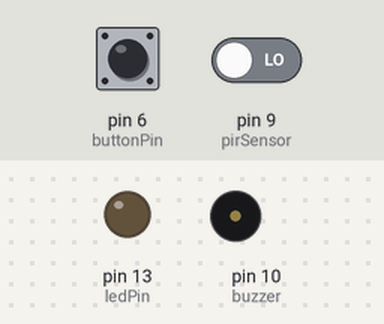
Bench run of a sketch on a simulated Arduino Uno, built with avr-gcc and run on an emulated ATmega328P. On the bench: output pins drawn as LEDs (lit = HIGH), buzzer (waves = sounding). The test bench sets the inputs (shaded band); at power-on: pin 9 (pirSensor) LOW, pin 6 (buttonPin) LOW.

Above: at 1.2 s.
1.3 s: pin 9 (pirSensor) driven HIGH
At 1.52 s:
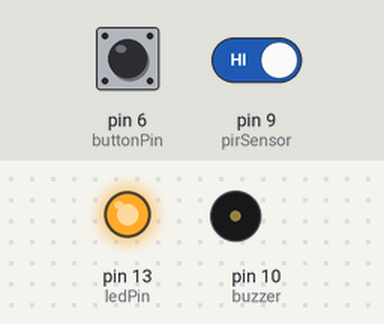
4.3 s: pin 6 (buttonPin) pulled HIGH for 0.15 s
At 4.45 s:
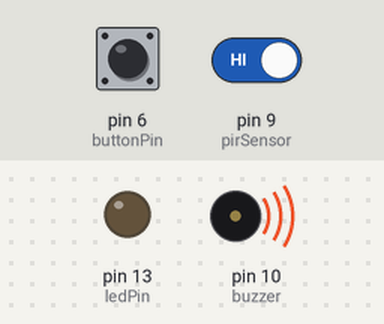
5.9 s: pin 6 (buttonPin) pulled HIGH for 3.2 s
At 6.1 s:
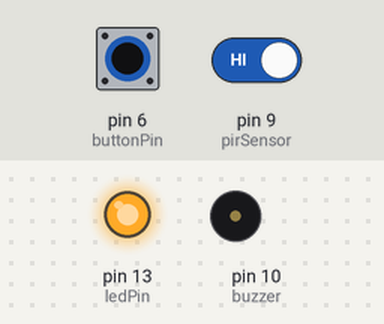
Timing chart, 0 to 10.4 s (numbered marks = the images above; inputs shaded):
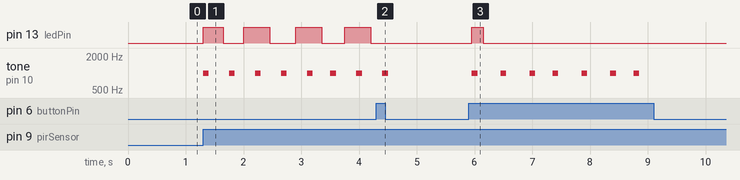

Measured:
- after the input at 1.3 s, pin 13 (ledPin): LOW → HIGH at once, → LOW 0.35 s later, → HIGH 0.35 s later, → LOW 0.45 s later, … (8 changes in this stretch); tone on pin 10 (buzzer): alternates 1000 Hz for 0.10 s and silent for 0.35 s, starting at once
- after the input at 4.3 s, pin 13 (ledPin): stays LOW (without the input it goes to HIGH after 0.35 s); tone on pin 10 (buzzer): goes on until 4.5 s, then stays silent
- after the input at 5.9 s, pin 13 (ledPin): LOW → HIGH after 0.05 s, → LOW 0.20 s later; tone on pin 10 (buzzer): silent → 1000 Hz after 0.05 s, then repeats every 1.4 s: 2 × (silent 0.40 s, 1000 Hz 0.10 s), silent 0.30 s, 1000 Hz 0.10 s, until it stays silent from 8.9 s

The sketch:

Ex4Tinkercad.ino
```cpp
// Definir os pinos para os diferentes componentes
int pirSensor = 9;
int buzzer = 10;
int ledPin = 13;
int buttonPin = 6;

// Estado do sistema, se estiver 1 significa que está ligado e o alarme está ativo
// se tiver 0 o sistema está desligado e o alarme está desativado
int status = 1;
// Estado do botão, se tiver HIGH é porque foi pressionado para interromper o alarme
int buttonStatus = LOW;
// Estado do alarme, se estiver 1 é porque o alarme foi disparado
int alarmStatus = 0;
// Estado do pir, o valor é HIGH quando deteta movimento
int verifica;

int LED1_state = LOW; // Definir o estado do led no inicio do programa para LOW
int BUZZER_state = LOW; // Definir o estado do buzzer  no inicio do programa para LOW
unsigned long ledTime = millis(); // Guardar o tempo da ultima vez que o led piscou
unsigned long buzzerTime = millis(); // Guardar o tempo da ultima vez que o buzzer emitiu um sinal sonoro
unsigned long alarmTime = 0;

long intervalLed = 300; //Piscar o led a cada 300ms
long intervalBuzzer = 400; // Sinal sonoro a cada 400ms

void setup() {
  Serial.begin(9600);
  pinMode(pirSensor, INPUT);
  pinMode(ledPin, OUTPUT);
  pinMode(buttonPin, INPUT);

}

void loop() {

  unsigned long currentTime = millis();
  alarmTime = millis();

  buttonStatus = digitalRead(buttonPin);
  verifica = digitalRead(pirSensor);

  // Se o alarme estiver ativo e for detetado movimento
  // o alarme dispara
  if (status == 1) {
    if (verifica == HIGH || alarmStatus == 1) {
      alarmStatus = 1;

      // utilizado no multitasking, verifica se esta na fatia de tempo do led para piscar
      if (currentTime - ledTime > intervalLed) {
        LED1_state = !LED1_state;
        digitalWrite(ledPin, LED1_state);

        ledTime = currentTime;
      }
      // utilizado no multitasking, verifica se esta na fatia de tempo do buzzer para ativar
      if (currentTime - buzzerTime > intervalBuzzer) {
        tone(buzzer, 1000, 100);
        delay(200);
        tone(buzzer, 800, 200);
        noTone(buzzer);

        buzzerTime = currentTime;
      }

    }
  }

  // Se o botão for pressionado desliga o alarme
  if (buttonStatus == HIGH) {
    status = !status;

    if (status == 0) {
      alarmStatus = !alarmStatus;
    } else
      alarmStatus = 0;
    digitalWrite(buzzer, LOW);
  }
  // Se tiverem passados 10segundos e o botao clicado tiver sido clicado
  if (alarmTime >= 10000 || buttonStatus == HIGH) {
    digitalWrite(ledPin, LOW); // Desliga o led
    noTone(buzzer); // Desliga o buzzer
  }

  delay(50);
}
```
